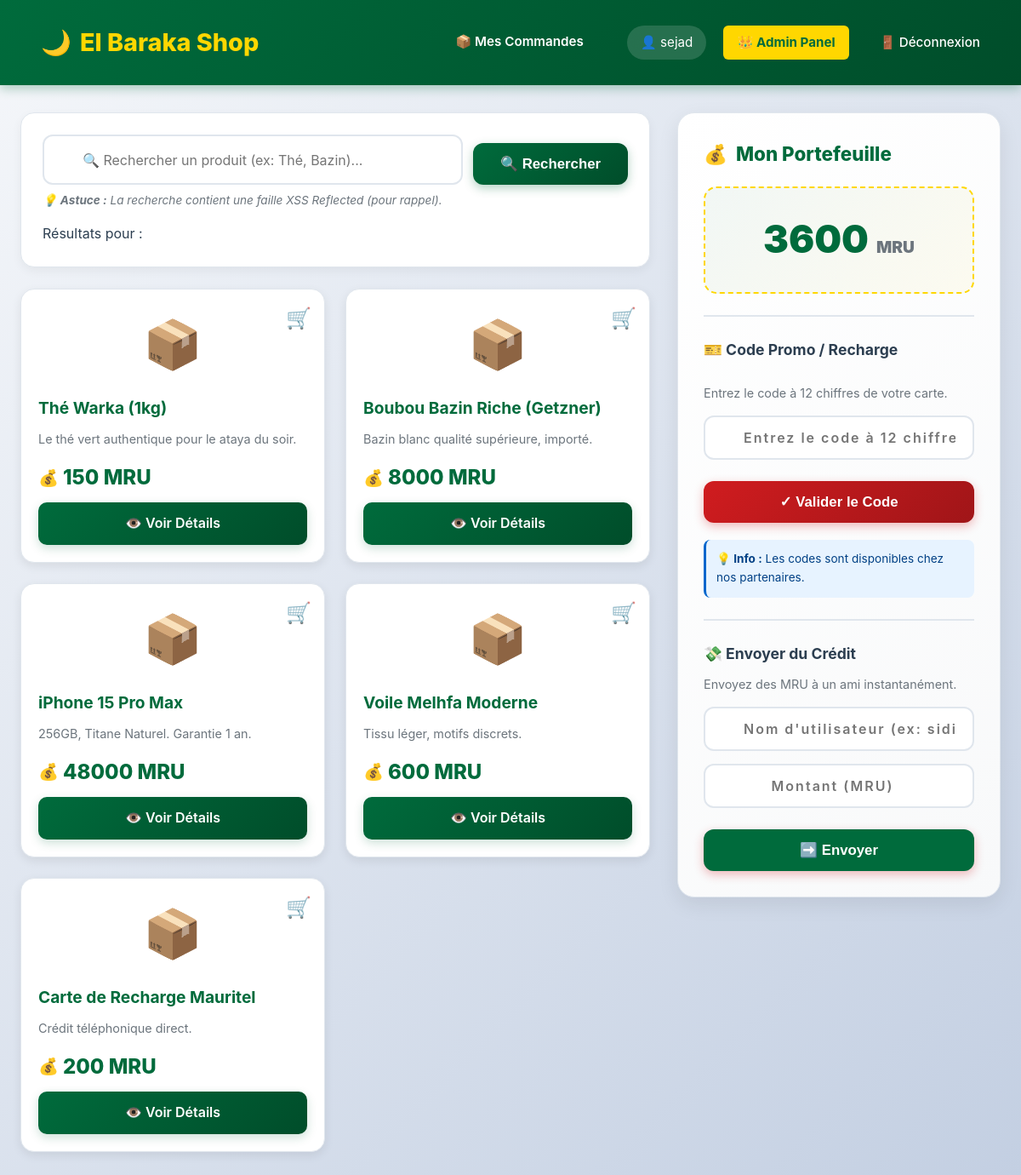
The app's page / (signed in), older data.
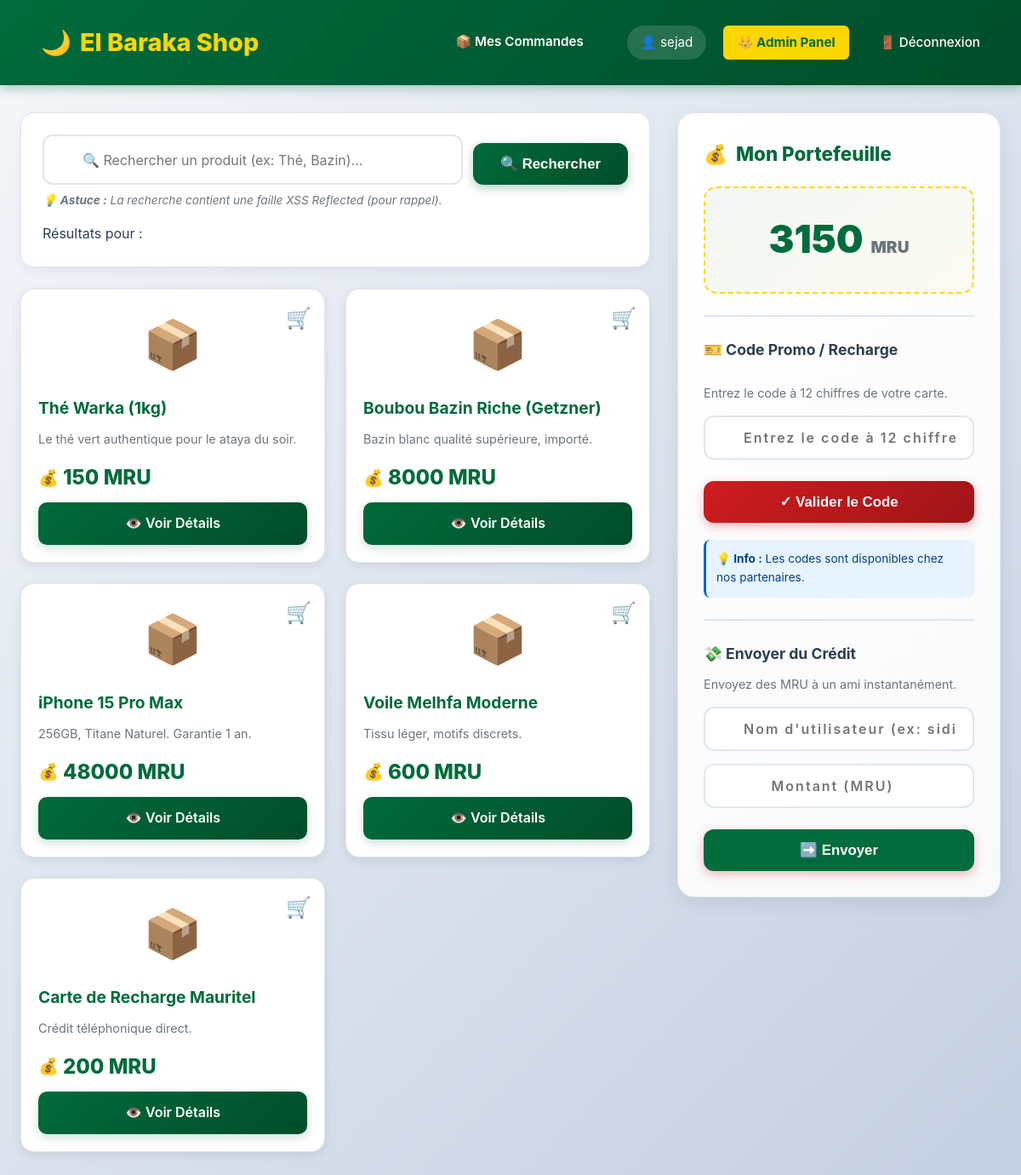
The same page, newer data.
### tables this page shows
CREATE TABLE utilisateurs (
            id INTEGER PRIMARY KEY AUTOINCREMENT,
            username TEXT NOT NULL UNIQUE,
            password TEXT NOT NULL,
            telephone TEXT,
            adresse TEXT,
            est_admin BOOLEAN DEFAULT 0,
            solde_mru DECIMAL(10, 2) DEFAULT 0.00
        );

CREATE TABLE produits (
            id INTEGER PRIMARY KEY AUTOINCREMENT,
            nom TEXT NOT NULL,
            description TEXT,
            prix DECIMAL(10, 2) NOT NULL,
            quantite INTEGER DEFAULT 10
        );

### app.py (the view)
@app.route('/')
def index():
    if 'user_id' not in session:
        return redirect('/login')
    if 'csrf_token' not in session:
        session['csrf_token'] = secrets.token_hex(16)
    conn = get_db_connection()
    user = conn.execute("SELECT solde_mru FROM utilisateurs WHERE id = ?", (session['user_id'],)).fetchone()
    if user:
        session['solde_mru'] = user['solde_mru']
    produits = conn.execute("SELECT * FROM produits LIMIT 10").fetchall()
    conn.close()
    return render_template('index.html', produits=produits, search_term='',csrf_token=session['csrf_token'])

### app.py (called while the page is built)
def get_db_connection():
    conn = sqlite3.connect('elbaraka.db')
    conn.row_factory = sqlite3.Row
    return conn

### templates/index.html (shortened to what this page needs)
{% extends "base.html" %}
{% block content %}
<div class="main-layout">
    <div>
        <div style="background: white; padding: 25px; border-radius: 16px; margin-bottom: 25px; box-shadow: 0 4px 12px rgba(0,0,0,0.05); border: 1px solid #e0e6ed;">
            <form action="/recherche" method="GET" style="display: flex; gap: 12px; position: relative;">
                <input type="text" name="q" value="{{ search_term }}" placeholder="🔍 Rechercher un produit (ex: Thé, Bazin)..." style="flex: 1;">
                <button type="submit" class="btn-primary" style="width: auto; padding: 14px 32px;">🔍 Rechercher</button>
            </form>
            <small style="color: #6c757d; display: block; margin-top: 8px; font-style: italic;">
                💡 <strong>Astuce :</strong> La recherche contient une faille XSS Reflected (pour rappel).
            </small>
            <div style="margin-top: 15px;">
                Résultats pour : {{ search_term | safe }}
            </div>
        </div>
        <div class="products-grid">
            {% if produits %}
                {% for p in produits %}
                <div class="card" style="position: relative;">
                   <form action="/acheter/{{ p.id }}" method="POST" style="position: absolute; top: 15px; right: 15px; z-index: 10;">
                        {% if p.quantite > 0 %}
                            <a href="javascript:void(0);"
                               onclick="this.closest('form').submit();"
                               style="text-decoration: none; font-size: 1.5rem; cursor: pointer;"
                               title="Acheter">
                               🛒
                            </a>
                        {% else %}
                            <button disabled class="btn btn-secondary btn-sm" style="font-size: 0.7rem;">Rupture</button>
                        {% endif %}
                    </form>
                    <div>
                        <div style="font-size: 3.5rem; text-align: center; margin-bottom: 15px; filter: grayscale(0.2); transition: all 0.3s ease;">
                            📦
                        </div>
                        <h3>{{ p['nom'] }}</h3>
                        <p style="color: #6c757d; font-size: 0.9rem; line-height: 1.5;">
                            {{ p['description'] }}
                        </p>
                    </div>
                    <div>
                        <div class="price">{{ p['prix'] }} MRU</div>
                        <a href="/produit/{{ p['id'] }}" class="btn-buy" style="display: block; text-align: center; text-decoration: none; color: white;">
                            👁️ Voir Détails
                        </a>
                    </div>
                </div>
                {% endfor %}
            {% endif %}
        </div>
    </div>
    <aside>
        <div class="wallet-card">
            <h3 style="margin-top: 0; color: var(--primary); font-size: 1.4rem; font-weight: 800; display: flex; align-items: center; gap: 10px;">
                <span>💰</span>
                <span>Mon Portefeuille</span>
            </h3>
            <div style="font-size: 2.8rem; font-weight: 900; color: var(--primary); text-align: center; padding: 25px; background: linear-gradient(135deg, rgba(0, 107, 60, 0.05) 0%, rgba(255, 215, 0, 0.05) 100%); border-radius: 15px; margin-bottom: 20px; border: 2px dashed var(--gold);">
                {{ session.get('solde_mru', 0) }} <span style="font-size: 1.2rem; color: #6c757d;">MRU</span>
            </div>
            <hr style="border: 0; border-top: 2px solid #e0e6ed; margin: 25px 0;">
            <h4 style="color: var(--text); margin-bottom: 10px; font-size: 1.1rem; font-weight: 700;">
                🎫 Code Promo / Recharge
            </h4>
            <div id="promo-display" style="color: #006b3c; font-weight: bold; margin-bottom: 10px; min-height: 5px;"></div>
            <p style="font-size: 0.9rem; color: #6c757d; margin-bottom: 15px;">
                Entrez le code à 12 chiffres de votre carte.
            </p>
            <form action="/recharger" method="POST" style="display: flex; flex-direction: column; gap: 15px;">
                <input
                    type="text"
                    name="code_pin"
                    placeholder="Entrez le code à 12 chiffres"
                    maxlength="12"
                    pattern="\d{12}"
                    required
                >
                <button type="submit" class="btn-primary" style="background: linear-gradient(135deg, var(--secondary) 0%, #a01518 100%); box-shadow: 0 4px 12px rgba(208, 28, 31, 0.3);">
                    ✓ Valider le Code
                </button>
            </form>
            <div style="margin-top: 20px; padding: 12px; background: #e7f3ff; border-radius: 8px; border-left: 3px solid #0066cc;">
                <p style="margin: 0; font-size: 0.85rem; color: #004085;">
                    <strong>💡 Info :</strong> Les codes sont disponibles chez nos partenaires.
                </p>
            </div>
            <hr style="border: 0; border-top: 2px solid #e0e6ed; margin: 25px 0;">
            <h4 style="color: var(--text); margin-bottom: 10px; font-size: 1.1rem; font-weight: 700;">
                💸 Envoyer du Crédit
            </h4>
            <p style="font-size: 0.9rem; color: #6c757d; margin-bottom: 15px;">
                Envoyez des MRU à un ami instantanément.
            </p>
            <form action="/transfert" method="POST" style="display: flex; flex-direction: column; gap: 15px;">
                <input
                    type="text"
                    name="destinataire"
                    placeholder="Nom d'utilisateur (ex: sidi_med)"
                    required
                >
                <input
                    type="number"
                    name="montant"
                    placeholder="Montant (MRU)"
                    min="1"
                    required
                >
                <button type="submit" class="btn-primary" style="background: var(--primary);">
                    ➡️ Envoyer
                </button>
            </form>
        </div> </aside>
</div>
{% endblock %}

### templates/base.html (shortened to what this page needs)
<!DOCTYPE html>
<html lang="fr">
<head>
    <link rel="stylesheet" href="{{ url_for('static', filename='style.css') }}">
</head>
<body>
    <nav class="navbar">
        <a href="/" class="brand">
            <span>🌙</span>
            <span>El Baraka Shop</span>
        </a>
        <div class="user-info">
            {% if session.get('user_id') %}
                <a href="/mes-commandes" style="color: white; text-decoration: none; font-weight: 600; margin-right: 15px; border-bottom: 2px solid transparent; transition: all 0.3s;" onmouseover="this.style.borderBottom='2px solid var(--gold)'" onmouseout="this.style.borderBottom='2px solid transparent'">
                    📦 Mes Commandes
                </a>
                <span style="background: rgba(255, 255, 255, 0.15); padding: 8px 16px; border-radius: 20px; backdrop-filter: blur(10px);">
                    👤 {{ session.get('username') }}
                </span>
                {% if session.get('est_admin') %}
                    <a href="/admin/users" style="background: var(--gold); color: var(--primary); font-weight: 700;">
                        👑 Admin Panel
                    </a>
                {% endif %}
                <a href="/logout">🚪 Déconnexion</a>
            {% else %}
                <a href="/login">🔐 Connexion</a>
            {% endif %}
        </div>
    </nav>
    <div class="container">
        {% block content %}{% endblock %}
    </div>
</body>
</html>

Row changes from the older to the newer data that the page shows:
changed utilisateurs "sejad": get "3600" → "3150"
